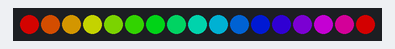
A program run on a simulated BBC micro:bit (MakeCode). Shown: 17 RGB LEDs in strip order, left to right. Dim RGB values are drawn brighter than linear.

Above: at 0.1 s.
At 1.1 s:
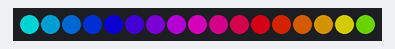
At 3.05 s:
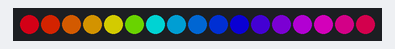
At 4.97 s:
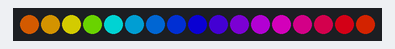
At 8.89 s:
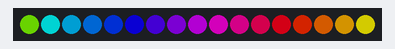
At 16.66 s:
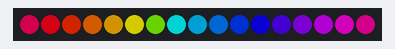

Measured:
- by itself, everything shown: repeats every 13.7 s, in 136 steps
- what the display in image 1 shows lasts 1.0 s, from 1.0 s to 2.0 s

The program:

main.ts
```typescript
let strip = neopixel.create(DigitalPin.P0, 17, NeoPixelMode.RGB_RGB)
strip.showRainbow(1, 360)
basic.pause(1000)
strip.showRainbow(180, 90)
basic.pause(1000)
basic.forever(function () {
    for (let index = 0; index < 4; index++) {
        for (let index = 0; index < 17; index++) {
            strip.rotate(-1)
            strip.show()
            basic.pause(100)
        }
    }
    for (let index = 0; index < 4; index++) {
        for (let index = 0; index < 17; index++) {
            strip.rotate(1)
            strip.show()
            basic.pause(100)
        }
    }
})
```

test.ts
```typescript
// テストはここに来ます。このパッケージが拡張機能として使用されるときにはコンパイルされません。
```
